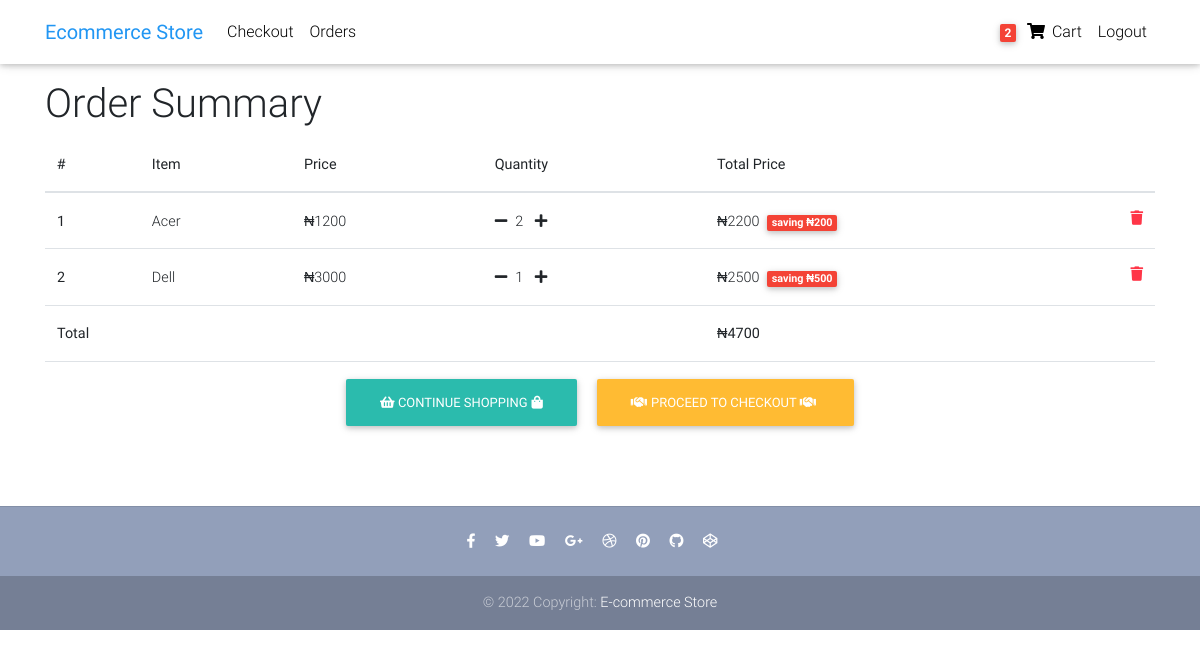
The app's page /order-summary/ (signed in), older data.
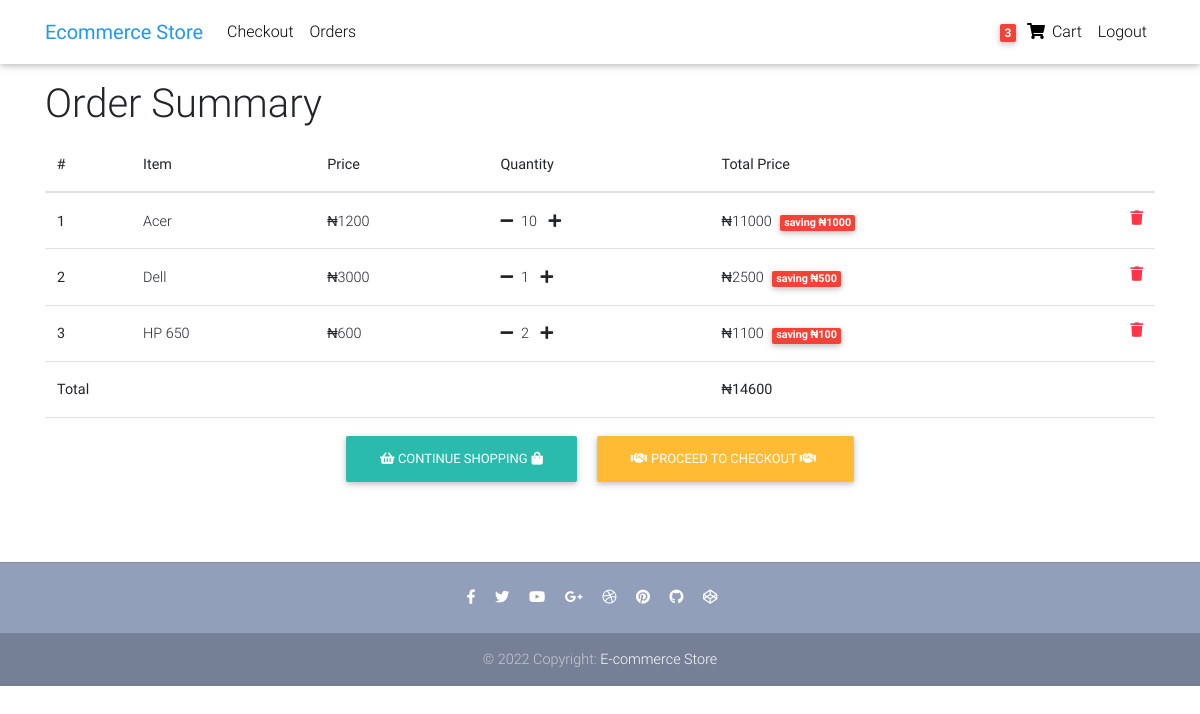
The same page, newer data.
### store/models.py (models this page shows, shortened)
class Order(models.Model):
	user = models.ForeignKey(settings.AUTH_USER_MODEL, on_delete=models.CASCADE)
	items = models.ManyToManyField(OrderItem)
	start_date = models.DateTimeField(auto_now_add = True)
	ordered_date = models.DateTimeField()
	ordered = models.BooleanField(default=False)
	billing_address = models.ForeignKey('BillingAddress', on_delete = models.SET_NULL, blank = True, null = True )
	def order_total(self):
		total = 0
		for order_item in self.items.all():
			total += order_item.get_precise_total()
		return total

class OrderItem(models.Model):
	user = models.ForeignKey(settings.AUTH_USER_MODEL, on_delete=models.CASCADE)
	item = models.ForeignKey(Item, on_delete = models.CASCADE)
	quantity = models.IntegerField(default=1)
	ordered = models.BooleanField(default=False)
	def get_total_item_price(self):
		total = (self.quantity) * (self.item.price)
		return total
	def get_total_item_discount_price(self):
		total = (self.quantity) * (self.item.discount_price)
		return total
	def amount_saved(self):
		saved = self.get_total_item_price() - self.get_total_item_discount_price()
		return saved
	def get_precise_total(self):
		if  self.item.discount_price:
			return self.get_total_item_discount_price()
		return self.get_total_item_price()

class Item(models.Model):
	title = models.CharField(max_length= 200)
	price = models.DecimalField(decimal_places = 0, max_digits = 10)
	discount_price = models.DecimalField(decimal_places = 0, max_digits = 10, null = True, blank = True)
	category = models.CharField(choices = CATEGORY_CHOICES, max_length = 5)
	label = models.CharField(choices = LABEL_CHOICES, max_length = 5)
	slug = models.SlugField()
	description = models.TextField()

### store/views.py (the view)
# urls.py: path('order-summary/', OrderSummaryView.as_view(), name= 'order-summary'),
class OrderSummaryView(LoginRequiredMixin, View):
	def get(self, *args, **kwargs):
		try:
			order = Order.objects.get(user = self.request.user, ordered = False )
			context = {
                'object': order
            }
			return render(self.request, 'order_summary.html', context)
		except ObjectDoesNotExist:
			messages.error(request, "You do not have an active order")
			return redirect('/')
		return render(self.request, 'order_summary.html')

### store/templatetags/cart_template_tags.py (called while the page is built)
@register.filter
def cart_item_count(user):
	if user.is_authenticated:
		qs = Order.objects.filter(user=user, ordered=False)
		if qs.exists():
			return qs[0].items.count()
	return 0

### templates/order_summary.html (shortened to what this page needs)
 {%extends 'base.html' %}
{% load static %}
{% block content %}
<div class="table-responsive text-nowrap">
<h1>Order Summary</h1>
  <table class="table">
    <thead>
      <tr>
        <strong><th scope="col">#</th></strong>
        <th scope="col">Item</th>
        <th scope="col">Price</th>
        <th scope="col">Quantity</th>
        <th scope="col">Total Price</th>
      </tr>
    </thead>
    <tbody>
      {% for order_item in object.items.all %}
      <tr>
        <td scope="col"><b>{{forloop.counter}}</b></td>
        <td>{{order_item.item.title}}</td>
        <td>&#8358;{{order_item.item.price}}</td>
        <td>
         <a href="{% url 'remove-single-item' order_item.item.slug%}"> <li class="fas fa-minus mr-2"></li></a>{{order_item.quantity}}
         <a href="{% url 'add-to-cart' order_item.item.slug%}"><li class="fas fa-plus ml-2"></li></a>
         </td>
       <td>
        {% if order_item.item.discount_price %}
       &#8358;{{order_item.get_total_item_discount_price}}<span class=" ml-2 badge red"> saving &#8358;{{order_item.amount_saved}}</span>
       {%else%}
       &#8358;{{order_item.get_total_item_price}}
       {%endif%}
     <a href="{% url 'remove-from-cart' order_item.item.slug%}"> <li class=" text-danger fas fa-trash float-right"></li></a>
   </td>
      </tr>
      {% endfor %}
      <tr>
        <td colspan="4" class="text-weight-bold"><strong>Total</strong></td>
        <td><strong class="text-weight-bold">&#8358;{{object.order_total}}</strong></td>
      </tr>
      <tr>
        <td colspan="5" class="text-center">
          <a class=" btn btn-default mr-2 " href="{% url 'checkout' %}"><li class="fas ">&#xf291;</li> Continue shopping<li class="fas ml-1 ">&#xf290;</li>   </a>
          <a class=" btn btn-warning ml-2" href="{% url 'checkout' %}"><li class="fas mr-1 "> &#xf2b5; </li>Proceed to Checkout <li class="fas mr-1 "> &#xf2b5; </li> </a>
        </td>
      </tr>
    </tbody>
  </table>
</div>
{% endblock content %}

### templates/nav.html (shortened to what this page needs)
 {% load cart_template_tags%}
  <nav class="navbar fixed-top navbar-expand-lg navbar-light white scrolling-navbar">
    <div class="container">
      <a class="navbar-brand waves-effect" href="{%url 'home'%}">
        <strong class="blue-text">Ecommerce Store</strong>
      </a>
      <div class="collapse navbar-collapse" id="navbarSupportedContent">
        <ul class="navbar-nav mr-auto">
          <li class="nav-item">
            <a class="nav-link waves-effect" href='/checkout'>Checkout</a>
          </li>
          <li class="nav-item">
            <a class="nav-link waves-effect" href="{% url 'order-summary'%}">Orders</a>
          </li>
        </ul>
        <ul class="navbar-nav nav-flex-icons">
          {%if request.user.is_authenticated %}
          <li class="nav-item">
            <a class="nav-link waves-effect" href="{% url 'order-summary'  %}">
              <span class="badge red z-depth-1 mr-1"> {{request.user|cart_item_count}}</span>
              <i class="fas fa-shopping-cart"></i>
              <span class="clearfix d-none d-sm-inline-block"> Cart </span>
            </a>
          </li>
          <li class="nav-item">
            <a class="nav-link waves-effect" href="{% url 'account_logout' %}" >Logout</a>
          </li>
          {% endif %}
        </ul>
      </div>
    </div>
  </nav>

Row changes from the older to the newer data that the page shows:
changed OrderItem "Acer": quantity "2" → "10"; get_total_item_discount_price "2200" → "11000"; amount_saved "200" → "1000"
added OrderItem: item "HP 650", item.price "600", quantity "2", get_total_item_discount_price "1100", amount_saved "100"
changed through a linked row, Order: order_total "4700" → "14600"
Text that changed along with them:
{{ request.user|cart_item_count }}: "2" → "3"
